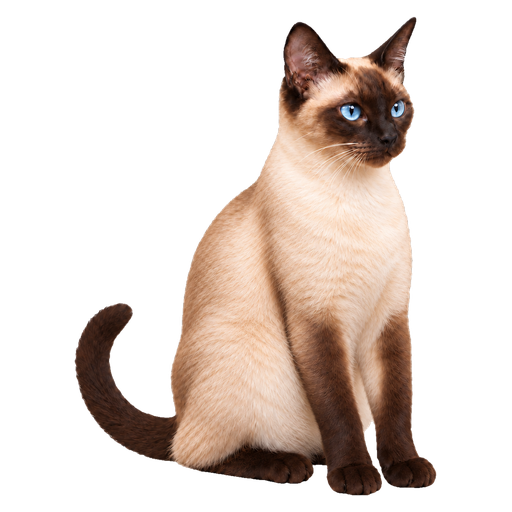
#> input picture assets/siamese/idle.png, 512 x 512 px; its folder holds 4 pictures in this run
$ python preview_cat_sprites.py
#> lines starting #> are read from the running program, lines starting #| are printed output that depends on the picture
"""Render the final sprites on contrasting backgrounds for visual QA."""
from pathlib import Path
from PIL import Image, ImageDraw

root = Path(__file__).resolve().parent.parent
sheet = Image.new("RGB", (1024, 570), "#202536")
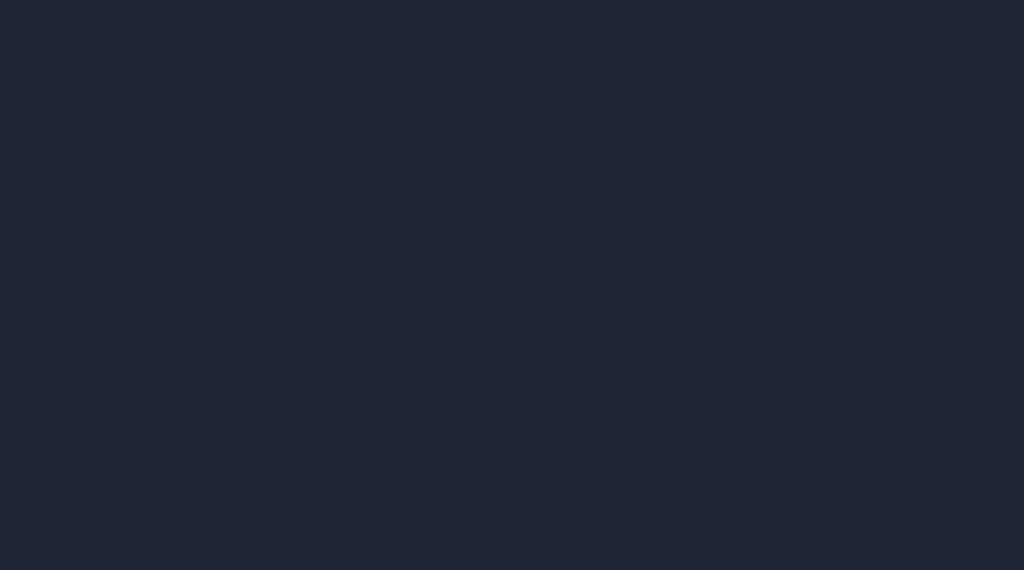
#> sheet: PIL image 1024x570 RGB; mean R, G, B 32, 37, 54
draw = ImageDraw.Draw(sheet)
for index, state in enumerate(("idle", "talking", "falling", "walking")):
    sprite = Image.open(root / "assets" / "siamese" / f"{state}.png").convert("RGBA")
#> sprite is the input picture: PIL image 512x512 RGBA; mean R, G, B, A 60.1, 48.3, 41.3, 88.9
    sprite.thumbnail((240, 240), Image.Resampling.LANCZOS)
#> sprite: PIL image 240x240 RGBA
    for row, color in enumerate(("#202536", "#f3f5fc")):
        x, y = index * 256, row * 285
        draw.rectangle((x, y, x + 255, y + 284), fill=color)
        sheet.paste(sprite, (x + (256 - sprite.width) // 2, y + 10), sprite)
        draw.text((x + 85, y + 255), state, fill="#a0a6b5" if row == 0 else "#202536")
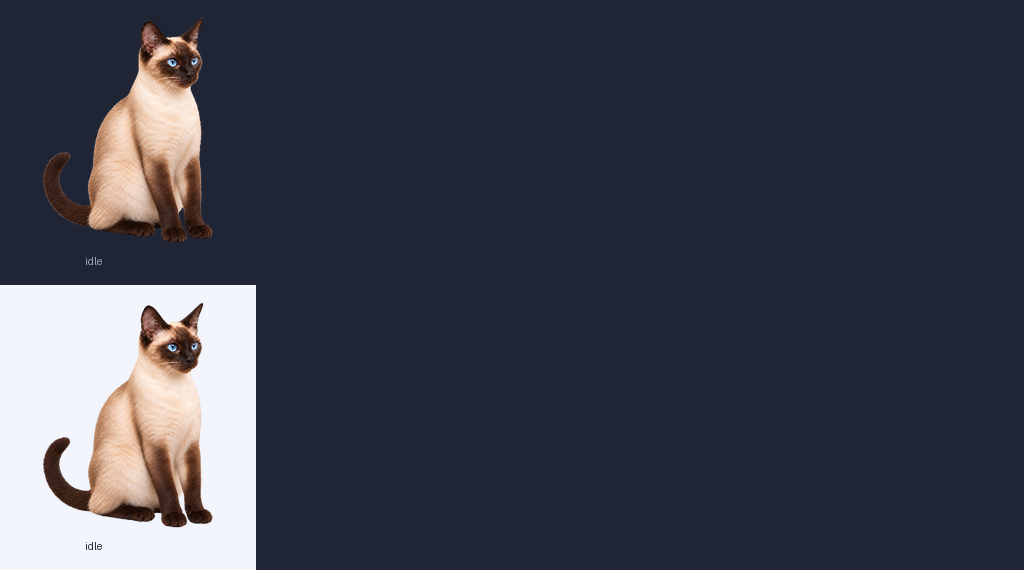
#> sheet: PIL image 1024x570 RGB; mean R, G, B 60.5, 62.5, 76.1
#> (the run stopped early here; a loop or call above may not have finished)
